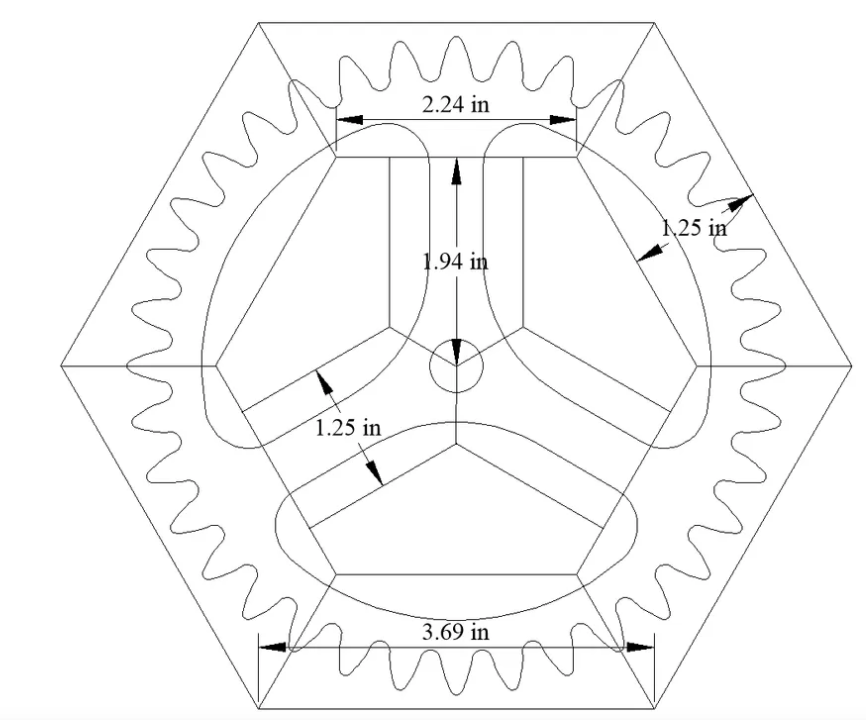
#> input picture src/drawings/Screenshot (2).png, 866 x 720 px, found by its file name
$ python analyze_v5.py
#> lines starting #> are read from the running program, lines starting #| are printed output that depends on the picture; after the words box and inside, x2 and y2 are one past the last pixel; in counts of white or black regions, pixels touching at a corner belong together
# -*- coding: utf-8 -*-
"""
analyze_v5.py  —  fresh, self-contained analysis of
    src/drawings/Screenshot (2).png   (dimensioned sketch)
    src/drawings/Screenshot (3).png   (photo of the real part)

No OpenCV: pure numpy / scipy / PIL.

Outputs:
    FreeCAD_Models/out/skill_*.png   (zoom crops for visual check)
    FreeCAD_Models/out/photo_*.png
    printout of all measurements
"""
import os
import math
import numpy as np
from PIL import Image
from scipy import ndimage

SKETCH = "/workspace/src/drawings/Screenshot (2).png"
PHOTO = "/workspace/src/drawings/Screenshot (3).png"
OUT = "/workspace/FreeCAD_Models/out"
os.makedirs(OUT, exist_ok=True)


# ----------------------------------------------------------------- helpers ---
def load_gray(path):
    im = Image.open(path).convert("L")
    return np.array(im)


def binarize(g, thr=160):
    return g < thr


def save_gray(arr, name, upscale=1.0, bbox=None):
    if bbox is not None:
        x0, y0, x1, y1 = bbox
        arr = arr[y0:y1, x0:x1]
    im = Image.fromarray(arr.astype(np.uint8))
    if upscale != 1.0:
        im = im.resize((int(im.width * upscale), int(im.height * upscale)), Image.LANCZOS)
    p = os.path.join(OUT, name)
    im.save(p)
    return p


def hough_lines(mask, n_angles=1440, min_len=40, n_peaks=40):
    """Simple Hough transform -> list of (theta_deg, rho, support, (x0,y0,x1,y1))."""
    ys, xs = np.nonzero(mask)
    if len(xs) == 0:
        return []
    pts = np.stack([xs.astype(np.float64), ys.astype(np.float64)], 1)
    th = np.linspace(0, math.pi, n_angles, endpoint=False)
    # normal direction n = (cos th, sin th)
    c = np.cos(th)
    s = np.sin(th)
    rho = pts[:, 0:1] * c[None, :] + pts[:, 1:2] * s[None, :]
    rho = rho.astype(np.int32)
    off = rho.min()
    rho = rho - off
    rmax = rho.max()
    acc = np.zeros((len(th), rmax + 1), dtype=np.int32)
    for i in range(len(th)):
        np.add.at(acc[i], rho[:, i], 1)
    results = []
    work = acc.copy()
    for _ in range(n_peaks):
        idx = np.unravel_index(np.argmax(work), work.shape)
        it, ir = int(idx[0]), int(idx[1])
        sup = int(work[it, ir])
        if sup < min_len:
            break
        theta = th[it]
        rho_val = ir + off
        d = np.abs(pts[:, 0] * math.cos(theta) + pts[:, 1] * math.sin(theta) - rho_val)
        sel = d <= 1.2
        if sel.sum() >= 2:
            p = pts[sel]
            # extreme points along the line direction
            t = -p[:, 0] * math.sin(theta) + p[:, 1] * math.cos(theta)
            i0, i1 = int(np.argmin(t)), int(np.argmax(t))
            p0, p1 = tuple(p[i0]), tuple(p[i1])
            length = float(t.max() - t.min())
        else:
            p0 = p1 = (0, 0)
            length = 0.0
        results.append(dict(theta=math.degrees(theta), rho=rho_val, support=sup,
                            length=length, p0=p0, p1=p1))
        # suppress this line
        work[max(0, it - 6):it + 7, max(0, ir - 12):ir + 13] = 0
    return results


def ray_profile(mask, cx, cy, thetas, rmax):
    """max radius of a dark pixel along each ray from (cx,cy)."""
    H, W = mask.shape
    out = np.full(len(thetas), np.nan)
    for i, a in enumerate(thetas):
        dx, dy = math.cos(a), math.sin(a)
        rs = np.arange(0, rmax, 0.5)
        xs = np.rint(cx + rs * dx).astype(int)
        ys = np.rint(cy + rs * dy).astype(int)
        ok = (xs >= 0) & (xs < W) & (ys >= 0) & (ys < H)
        hit = np.zeros(len(rs), bool)
        hit[ok] = mask[ys[ok], xs[ok]]
        idx = np.nonzero(hit)[0]
        if len(idx):
            out[i] = rs[idx[-1]]
    return out


def polar_r(mask, cx, cy, n=3600, rmax=None):
    if rmax is None:
        ys, xs = np.nonzero(mask)
        rmax = int(math.hypot(ys.max() - cy, xs.max() - cx)) + 5
    th = np.linspace(0, 2 * math.pi, n, endpoint=False)
    r = ray_profile(mask, cx, cy, th, rmax)
    return th, r


def circ_centre_of_ring(mask, region):
    """fit a circle to dark pixels inside a bbox region -> (cx,cy,r)"""
    x0, y0, x1, y1 = region
    sub = mask[y0:y1, x0:x1]
    ys, xs = np.nonzero(sub)
    xs = xs + x0
    ys = ys + y0
    A = np.stack([xs, ys, np.ones(len(xs))], 1).astype(float)
    b = (xs ** 2 + ys ** 2).astype(float)
    sol, *_ = np.linalg.lstsq(A, b, rcond=None)
    cx, cy = sol[0] / 2, sol[1] / 2
    r = math.sqrt(sol[2] + cx ** 2 + cy ** 2)
    res = np.hypot(xs - cx, ys - cy) - r
    return cx, cy, r, float(np.abs(res).max())


# ============================================================ SKETCH =========
def analyse_sketch():
    g = load_gray(SKETCH)
    H, W = g.shape
#> H = 720; W = 866
    print("=" * 78)
    print("SKETCH  %s  size=%dx%d" % (SKETCH, W, H))
#| SKETCH  /workspace/src/drawings/Screenshot (2).png  size=866x720
    m = binarize(g, 160)
#> in binarize, `return g < thr`:
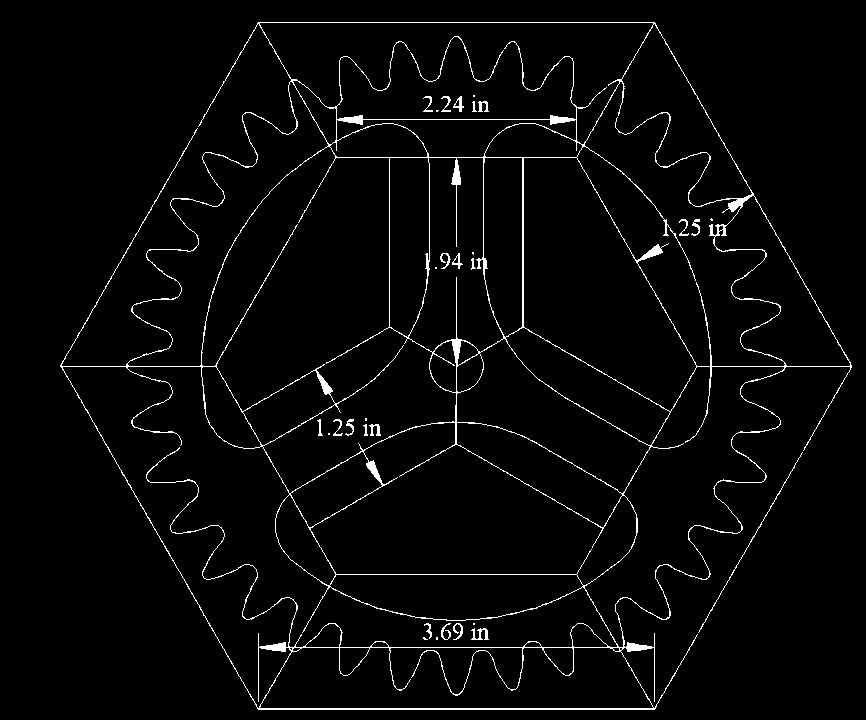
#> returned value: shape (720, 866) bool; 2.9% white in thin lines or dots, all inside (x1, y1, x2, y2) = (60, 22, 852, 710)
    lab, n = ndimage.label(m, structure=np.ones((3, 3)))
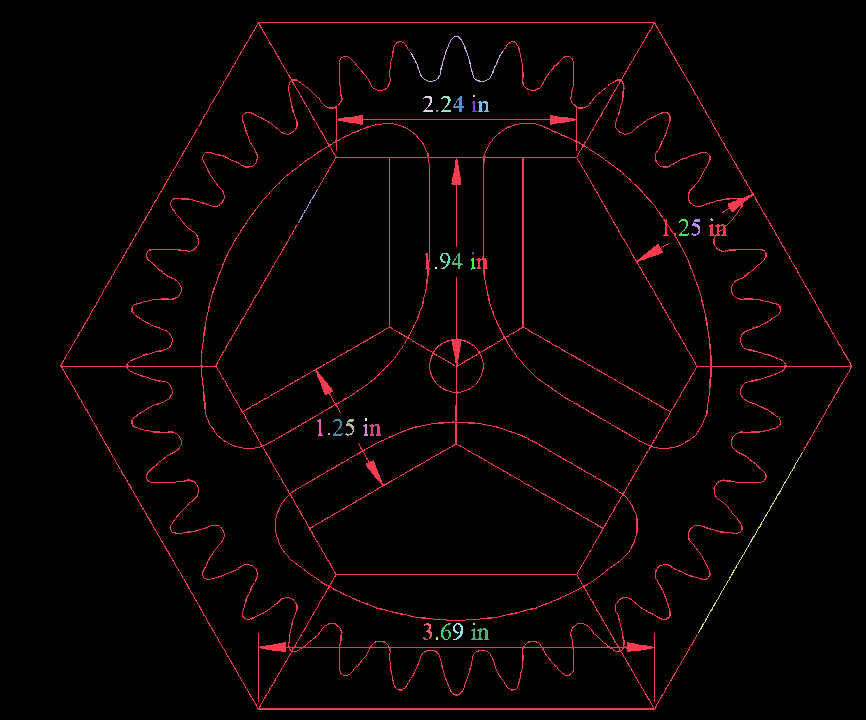
#> lab: shape (720, 866) int32; 34 distinct labels, from 0 to 33; one colour per label, 0 black
#> n = 33
    sizes = ndimage.sum(m, lab, range(1, n + 1))
#> sizes = 33 values, max 16311 at index 0, min 4 at index 2, mean 543.3
    order = np.argsort(sizes)[::-1][:12]
#> order = [0, 25, 1, 30, 23, 5, 28, 7, 14, 12, 27, 21]
    print("components:", n)
#| components: 33
    for i in order:
        sl = ndimage.find_objects(lab == i + 1)[0]
        print("   size=%6d  bbox x[%d..%d] y[%d..%d]" %
              (sizes[i], sl[1].start, sl[1].stop, sl[0].start, sl[0].stop))
#> this loop made 12 passes
#> i on passes 2, 3, 4, 5, 7, 9, 10, 11, 12: 25, 1, 30, 23, 28, 14, 12, 27, 21
#|    size= 16311  bbox x[60..852] y[22..710]
#|    size=   210  bbox x[698..803] y[452..633]
#|    size=   203  bbox x[410..504] y[36..82]
#|    size=   107  bbox x[471..489] y[628..640]
#|    size=    76  bbox x[369..381] y[424..436]
#|    size=    73  bbox x[453..464] y[96..112]
#|    size=    70  bbox x[453..463] y[623..640]
#|    size=    68  bbox x[478..489] y[101..112]
#> (further printed lines are left out)

    # --- zoom crops (for visual inspection) -------------------------------
    save_gray(g, "sketch_full.png", 1.0)
    # centre bore circle region
    save_gray(g, "sketch_center.png", 3.0, (330, 270, 560, 430))
    # top window + 2.24 dimension
    save_gray(g, "sketch_top.png", 3.0, (280, 60, 600, 260))
    # upper-right 1.25 dimension
    save_gray(g, "sketch_dim_ur.png", 3.0, (560, 140, 780, 300))
    # lower-left 1.25 dimension
    save_gray(g, "sketch_dim_ll.png", 3.0, (250, 330, 450, 520))
    # bottom 3.69 dimension
    save_gray(g, "sketch_bottom.png", 2.0, (200, 560, 700, 700))
    # left vertex of hexagon
    save_gray(g, "sketch_left.png", 2.0, (30, 280, 300, 460))
#> in save_gray (call 7), `im = im.resize((int(im.width * upscale), int(im.height * upscale)), Im..`:
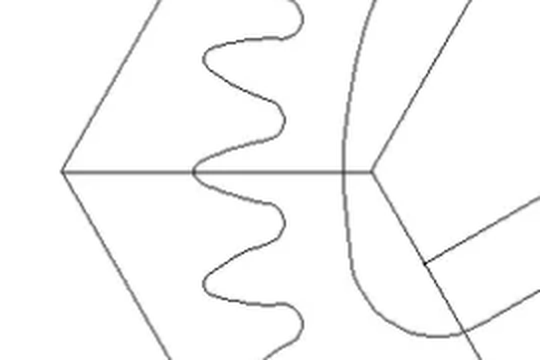
#> im: PIL image 540x360 L; min 0, max 255, mean 248.9

    # --- straight lines ----------------------------------------------------
    print("\n--- hough lines (longest first) ---")
    lines = hough_lines(m, n_angles=1440, min_len=60, n_peaks=60)
#> in hough_lines, `ys, xs = np.nonzero(mask)`: ys = 17930 values from 22 to 709; xs = 17930 values, max 851 at index 8838, min 60 at index 8806, mean 461.9
#> in hough_lines, `pts = np.stack([xs.astype(np.float64), ys.astype(np.float64)], 1)`: pts = 17930 pairs, first value 60 to 851, second value 22 to 709
#> in hough_lines, `rho = pts[:, 0:1] * c[None, :] + pts[:, 1:2] * s[None, :]`:
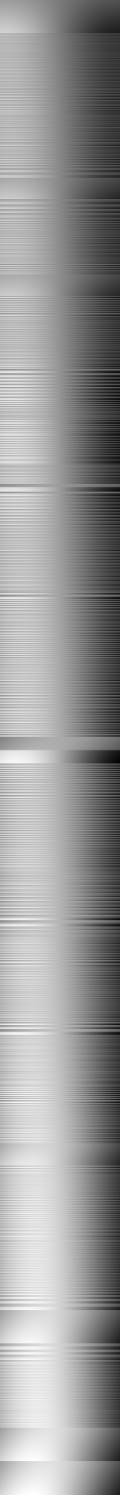
#> rho: shape (17930, 1440) float64 (shown at 1/12 size); min -850.2, max 964.6, mean 236.2; drawn with min black and max white
#> in hough_lines, `off = rho.min()`: off = -850
#> in hough_lines, `rmax = rho.max()`: rmax = 1814
#> the loop in hough_lines, `for _ in range(n_peaks):` made 60 passes
#> (rho_val, i0, i1, p0, p1, length) on passes 1 to 12: (647, 78, 0, (690, 646), (222, 646), 468), (708, 3, 0, (655, 707), (257, 707), 398), (22, 402, 397, (655, 23), (257, 23), 398), (129, 409, 0, (259, 709), (61, 363), 398.6), (234, 0, 395, (258, 22), (60, 366), 396.9), (920, 0, 399, (851, 365), (652, 709), 397.4), (366, 32, 0, (851, 365), (60, 365), 791), (456, 0, 476, (455, 22), (455, 709), 687), (577, 1, 369, (654, 22), (258, 709), 793), (-455, 402, 0, (457, 709), (454, 22), 687), (0, 293, 0, (416, 709), (137, 232), 552.6), (-554, 341, 0, (851, 367), (652, 22), 398.3)
#> after the loop in hough_lines, `for _ in range(n_peaks):`:
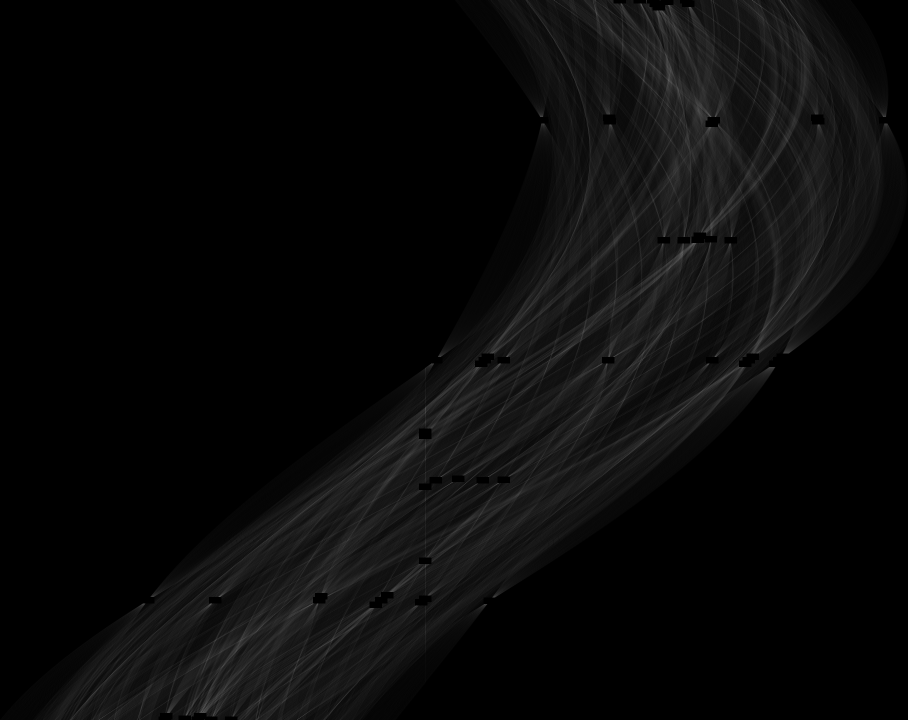
#> work: shape (1440, 1815) int32 (shown at 1/2 size); min 0, max 106, mean 9.7
#> after the loop in hough_lines, `for _ in range(n_peaks):`: results = 60 items
#> lines = 60 items
    lines.sort(key=lambda L: -L["length"])
    for L in lines[:28]:
        print("   th=%6.1f deg  rho=%7.1f  len=%6.1f  sup=%5d  p0=%s p1=%s" %
              (L["theta"], L["rho"], L["length"], L["support"],
               tuple(int(v) for v in L["p0"]), tuple(int(v) for v in L["p1"])))
#> this loop made 28 passes
#|    th=  30.0 deg  rho=  577.0  len= 793.0  sup=  281  p0=(654, 22) p1=(258, 709)
#|    th= 150.0 deg  rho= -212.0  len= 793.0  sup=  201  p0=(654, 709) p1=(258, 22)
#|    th=  90.0 deg  rho=  366.0  len= 791.0  sup=  324  p0=(851, 365) p1=(60, 365)
#|    th=  30.9 deg  rho=  573.0  len= 786.2  sup=  122  p0=(654, 22) p1=(251, 697)
#|    th= 149.0 deg  rho= -208.0  len= 785.8  sup=  109  p0=(661, 697) p1=(257, 23)
#|    th=   1.8 deg  rho=  467.0  len= 687.4  sup=  115  p0=(467, 22) p1=(445, 709)
#|    th= 179.0 deg  rho= -518.0  len= 687.1  sup=  138  p0=(531, 709) p1=(518, 22)
#|    th= 179.0 deg  rho= -450.0  len= 687.1  sup=  130  p0=(463, 709) p1=(450, 22)
#> (further printed lines are left out)
    return g, m


# ============================================================= PHOTO =========
def analyse_photo():
    g = load_gray(PHOTO)
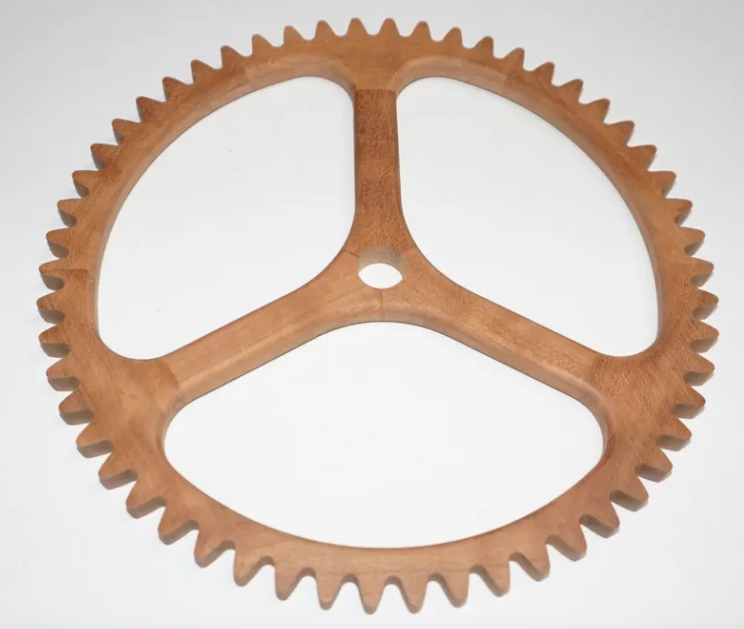
#> input picture src/drawings/Screenshot (3).png, 744 x 629 px, found by its file name
    H, W = g.shape
#> H = 629; W = 744
    print("=" * 78)
    print("PHOTO  %s  size=%dx%d" % (PHOTO, W, H))
#| PHOTO  /workspace/src/drawings/Screenshot (3).png  size=744x629
    g3 = np.array(Image.open(PHOTO).convert("RGB"))
    # wood = darker & saturated ; background = near white
    mx = g3.max(axis=2).astype(int)
    mn = g3.min(axis=2).astype(int)
    sat = mx - mn
    wood = (g < 215) & (sat > 28)
#> wood: shape (629, 744) bool; 28.7% white; 1 white region, box (x1, y1, x2, y2) and area: (36, 18, 719, 612) 134509
    wood = ndimage.binary_closing(wood, np.ones((5, 5)))
#> wood: shape (629, 744) bool; 28.8% white; 1 white region, box (x1, y1, x2, y2) and area: (36, 18, 719, 612) 134826
    wood = ndimage.binary_fill_holes(wood)
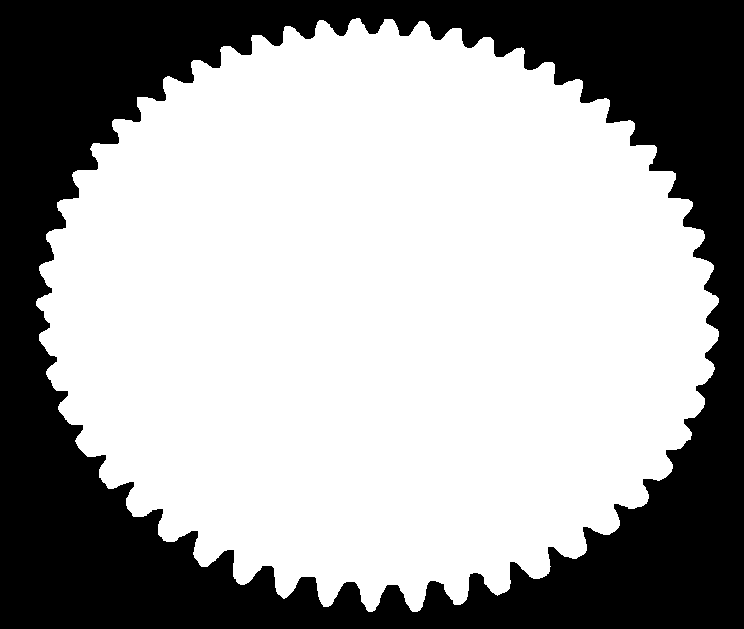
#> wood: shape (629, 744) bool; 64.4% white; 1 black region, box (x1, y1, x2, y2) and area: (0, 0, 744, 629) 166441
    ys, xs = np.nonzero(wood)
    print("wood pixels:", len(xs), " bbox x[%d..%d] y[%d..%d]" %
          (xs.min(), xs.max(), ys.min(), ys.max()))
#| wood pixels: 301535  bbox x[36..718] y[18..611]
    cx, cy = (xs.min() + xs.max()) / 2.0, (ys.min() + ys.max()) / 2.0
#> cx = 377; cy = 314.5
    print("bbox centre: %.1f %.1f" % (cx, cy))
#| bbox centre: 377.0 314.5

    save_gray((~wood).astype(np.uint8) * 255, "photo_mask.png", 1.0)
    save_gray(g, "photo_full.png", 1.0)

    # holes: white regions inside the wood -> background components not touching border
    bg = ~wood
    lab, n = ndimage.label(bg, structure=np.ones((3, 3)))
#> n = 1
    border = set(lab[0, :]) | set(lab[-1, :]) | set(lab[:, 0]) | set(lab[:, -1])
#> border = 1 item
    holes = []
    for i in range(1, n + 1):
        if i in border:
            continue
        area = int((lab == i).sum())
        if area < 400:
            continue
        ys2, xs2 = np.nonzero(lab == i)
        holes.append((area, i, xs2.min(), xs2.max(), ys2.min(), ys2.max(),
                      xs2.mean(), ys2.mean()))
#> after the loop, holes = []
    holes.sort(reverse=True)
    print("\nwindows (holes): %d" % len(holes))
#| windows (holes): 0
    for h in holes:
        print("   area=%7d  x[%4d..%4d] y[%4d..%4d]  centroid=(%.1f,%.1f)" %
              (h[0], h[2], h[3], h[4], h[5], h[6], h[7]))
#> this loop made 0 passes
    return g, wood, (cx, cy), holes, lab


if __name__ == "__main__":
    analyse_sketch()
    analyse_photo()
